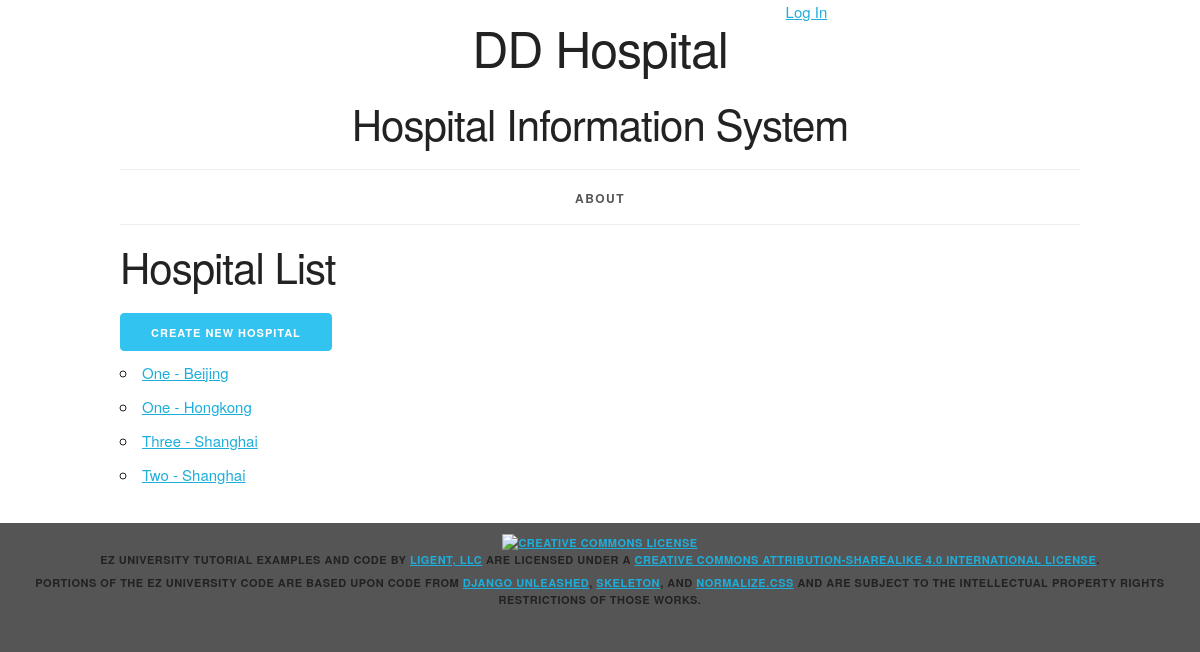
The app's page /hospital/, older data.
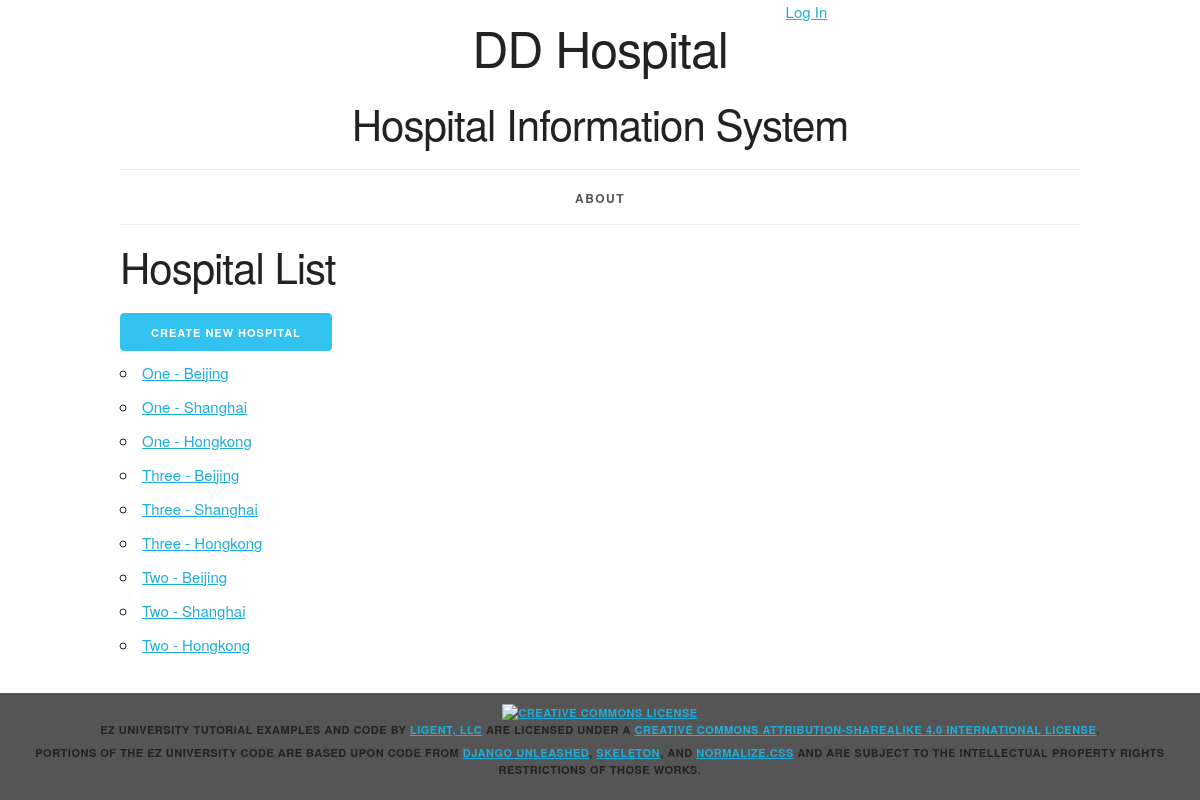
The same page, newer data.
### sysinfo/models.py (models this page shows, shortened)
class Hospital(models.Model):
    hospital_id = models.AutoField(primary_key=True)
    street = models.ForeignKey(Street, related_name='hospitals', on_delete=models.PROTECT)
    city = models.ForeignKey(City, related_name='hospitals', on_delete=models.PROTECT)
    def __str__(self):
        return f'{self.street.street} - {self.city.city_name}'
    def get_absolute_url(self):
        return reverse('sysinfo_hospital_detail_urlpattern',
                       kwargs={'pk': self.pk}
                       )
    class Meta:
        ordering = ['street__street', 'city__city_sequence']
        constraints = [
            UniqueConstraint(fields=['street', 'city'], name='unique_hospital')
        ]

class Street(models.Model):
    street_id = models.AutoField(primary_key=True)
    street = models.IntegerField(unique=True)
    class Meta:
        ordering = ['street']

class City(models.Model):
    city_id = models.AutoField(primary_key=True)
    city_sequence = models.IntegerField(unique=True)
    city_name = models.CharField(max_length=45, unique=True)
    class Meta:
        ordering = ['city_sequence']

### sysinfo/views.py (the view)
class HospitalList(ListView):
    model = Hospital

### sysinfo/templates/sysinfo/hospital_list.html (shortened to what this page needs)
{% extends 'sysinfo/base.html' %}
{% block content %}
    <h2>Hospital List</h2>
    <div>
      <a href="{% url 'sysinfo_hospital_create_urlpattern' %}"
         class="button button-primary">
          Create New Hospital</a>
    </div>
    <ul>
        {% for hospital in hospital_list %}
            <li>
                <a href="{{ hospital.get_absolute_url }}">{{ hospital }}</a>
            </li>
        {% empty %}
            <li><em>There are currently no hospitals available.</em></li>
        {% endfor %}
    </ul>
{% endblock %}

### sysinfo/templates/sysinfo/base.html (shortened to what this page needs)
{% load static %}
<!DOCTYPE html>
<html lang="en">
<head>
    <link rel="stylesheet" type="text/css"
          href="{% static 'sysinfo/normalize.css' %}">
    <link rel="stylesheet" type="text/css"
          href="{% static 'sysinfo/skeleton.css' %}">
    <link rel="stylesheet" type="text/css"
          href="{% static 'sysinfo/style.css' %}">
</head>
<body>
<div class="container">
    <div class="status row">
        <div class="offset-by-eight four columns">
            <ul class="inline">
                {% if user.is_authenticated %}
                    <li><a href="{% url 'logout_urlpattern' %}">
                        Log Out, {{ user.get_username }}</a></li>
                {% else %}
                    <li><a href="{% url 'login_urlpattern' %}">
                        Log In</a></li>
                {% endif %}
            </ul>
        </div>
    </div>
    <header class="row">
        <div class="offset-by-one ten columns">
            <h1 class="logo">DD Hospital</h1>
            <h2>Hospital Information System</h2>
        </div>
    </header>
    <nav>
        <ul>
            <li>
                <a href="{% url 'about_urlpattern' %}">
                    About</a></li>
        </ul>
    </nav>
    <main>
        {% block content %}{% endblock %}
    </main>
</div>
<footer>
    <p>
        <a rel="license" href="http://creativecommons.org/licenses/by-sa/4.0/">
            <img alt="Creative Commons License" style="border-width:0"
                 src="https://i.creativecommons.org/l/by-sa/4.0/88x31.png"/>
        </a><br/><span property="dct:title">EZ University Tutorial Examples and Code</span>
        by
        <a href="https://www.ligent.net" property="cc:attributionName"
           rel="cc:attributionURL">Ligent, LLC</a> are licensed under a
        <a rel="license" href="http://creativecommons.org/licenses/by-sa/4.0/">Creative Commons Attribution-ShareAlike
            4.0 International License</a>.
    </p>
    <p>Portions of the EZ University code are based upon code from
        <a href="https://django-unleashed.com">Django Unleashed</a>,
        <a href="http://getskeleton.com/">Skeleton</a>, and
        <a href="https://necolas.github.io/normalize.css/">Normalize.css</a> and
        are subject to the intellectual property rights restrictions of those works.
    </p>
</footer>
</body>
</html>

### sysinfo/static/sysinfo/skeleton.css (style rules this page uses)
.container { position: relative; width: 100%; max-width: 960px; margin: 0 auto; padding: 0 20px; box-sizing: border-box; }
.column, .columns { width: 100%; float: left; box-sizing: border-box; }
@media (min-width: 400px) { .container { width: 85%; padding: 0; } }
@media (min-width: 550px) { .container { width: 80%; } }
@media (min-width: 550px) { .column, .columns { margin-left: 4%; } }
@media (min-width: 550px) { .column:first-child, .columns:first-child { margin-left: 0; } }
@media (min-width: 550px) { .four.columns { width: 30.6666666667%; } }
@media (min-width: 550px) { .ten.columns { width: 82.6666666667%; } }
@media (min-width: 550px) { .offset-by-one.column, .offset-by-one.columns { margin-left: 8.66666666667%; } }
@media (min-width: 550px) { .offset-by-eight.column, .offset-by-eight.columns { margin-left: 69.3333333333%; } }
html { font-size: 62.5%; }
body { font-size: 1.5em; line-height: 1.6; font-weight: 400; font-family: "Raleway", "HelveticaNeue", "Helvetica Neue", Helvetica, Arial, sans-serif; color: #222; }
h1, h2, h3, h4, h5, h6 { margin-top: 0; margin-bottom: 2rem; font-weight: 300; }
h1 { font-size: 4.0rem; line-height: 1.2; letter-spacing: -.1rem; }
h2 { font-size: 3.6rem; line-height: 1.25; letter-spacing: -.1rem; }
@media (min-width: 550px) { h1 { font-size: 5.0rem; } }
@media (min-width: 550px) { h2 { font-size: 4.2rem; } }
p { margin-top: 0; }
a { color: #1EAEDB; }
.button, button, input[type="submit"], input[type="reset"], input[type="button"] { display: inline-block; height: 38px; padding: 0 30px; color: #555; text-align: center; font-size: 11px; font-weight: 600; line-height: 38px; letter-spacing: .1rem; text-transform: uppercase; text-decoration: none; white-space: nowrap; background-color: transparent; border-radius: 4px; border: 1px solid #bbb; cursor: pointer; box-sizing: border-box; }
.button.button-primary, button.button-primary, input[type="submit"].button-primary, input[type="reset"].button-primary, input[type="button"].button-primary { color: #FFF; background-color: #33C3F0; border-color: #33C3F0; }
ul { list-style: circle inside; }
ol, ul { padding-left: 0; margin-top: 0; }
li { margin-bottom: 1rem; }
button, .button { margin-bottom: 1rem; }
pre, blockquote, dl, figure, table, p, ul, ol, form { margin-bottom: 2.5rem; }
.container:after, .row:after, .u-cf { content: ""; display: table; clear: both; }

### sysinfo/static/sysinfo/style.css (style rules this page uses)
html { height: 100%; background-color: #555; }
body { background-color: white; }
body>div>header { text-align: center;; }
header h1 { display: inline-block; font-weight: normal; font-style: normal; width: 100%; margin-top: 0; padding-top: 0; }
.logo { padding-top: 50px; background-image: url("/static/courseinfo/logo.png"); background-size: 50px; background-repeat: no-repeat; background-position: top; }
@media (min-width: 750px) { .logo { padding-top: 0; background-size: contain; background-position: 0% 0%; } }
@media (min-width: 1000px) { .logo { background-position: 10% 0%; } }
@media (min-width: 1200px) { .logo { background-position: 15% 0%; } }
nav { border-top: 1px solid #eee; width: 100%; border-bottom: 1px solid #eee; margin: 0 0 1em; padding: 0; }
nav ul { margin: 0; padding: 1em 0; list-style-type: none; text-align: center; }
nav ul li { display: inline; padding: 0; margin: 0 0.25em; font-weight: 600; text-transform: uppercase; text-align: center; font-size: 1rem; letter-spacing: .10rem; }
@media (min-width: 400px) { nav ul li { letter-spacing: .15rem; font-size: 1.2rem; margin: 0 0.5em; } }
@media (min-width: 550px) { nav ul li { margin: 0 0.75em; } }
nav ul li a { color: #555; text-decoration: none; background-color: transparent; cursor: pointer; }
.inline { list-style-type: none; padding: 0; margin: 0 0 -0.5em; }
.inline li { display: inline; }
body>footer { width: 100%; background-color: #555; font-size: 1.1rem; letter-spacing: .05rem; font-weight: 600; text-transform: uppercase; text-align: center; padding: 1em 0; margin: 1em 0; }
body>footer p { margin-bottom: 0.5rem; }

Row changes from the older to the newer data that the page shows:
added Hospital: street+city "One - Shanghai"
added Hospital: street+city "Three - Beijing"
added Hospital: street+city "Three - Hongkong"
added Hospital: street+city "Two - Beijing"
added Hospital: street+city "Two - Hongkong"
